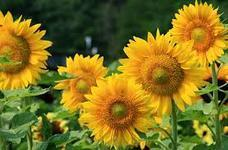
#> input picture Convolution (cópia)/girassol.jpeg, 228 x 150 px
$ python convolution.py girassol.jpeg dog.png 5
#> lines starting #> are read from the running program, lines starting #| are printed output that depends on the picture
import cv2 as cv
import numpy as np
import matplotlib.pyplot as plt
import sys

#Lê o arquivo converte valores para inteiro e estrutura em forma de matriz
def create_kernel(file):
    kernel_file = open(file,'r').read().splitlines()
    matrix_string = []
    matrix_int = []
    row = []
    for e in kernel_file:
        matrix_string.append(e.split(' '))
    i = 0
    j = 0
    count = 0
    while count < len(matrix_string[0]) * len(matrix_string):
        row.append(int(matrix_string[i][j]))
        count += 1
        j += 1
        if len(row) == len(matrix_string):
            j = 0
            i += 1
            matrix_int.append(row)
            row = []
    return(matrix_int)

def multiplies(stride, gray_img, factor, kernel):
    #Valores que acessam o elemento "esquerda superior" a partir do elemento de referência
    img_i = stride[0] - factor
    img_j = stride[1] - factor
    sum = 0
    count = 0
    kernel_i = 0
    kernel_j = 0
    while count < len(kernel)**2:
        if kernel_j == len(kernel):
            kernel_i += 1
            kernel_j = 0
            img_i += 1
            img_j = stride[1] - factor
        count += 1
        sum += kernel[kernel_i][kernel_j] * gray_img[img_i][img_j]
        img_j += 1
        kernel_j += 1
    return sum

def convolution(img, file, step):
#> called with img = 'girassol.jpeg', file = 'dog.png', step = 5
    gray_img = cv.cvtColor(cv.imread(img), cv.COLOR_BGR2GRAY)
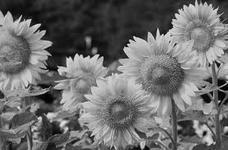
#> gray_img: shape (150, 228); min 0, max 244, mean 108
    #Cria a matriz kernel a partir do arquivo
    kernel = create_kernel(file)

    #Distancia entre o pixel de referencia (pixel do stride) e os pixels mais externos
    factor = len(kernel) // 2

    #Lista com o pixel de referencia
    stride = [factor, factor]

    convolution_matrix = []
    convolution_row = []


    count_line = 1
    count_column = 1

    while count_line <= ((len(gray_img) - (factor * 2)) // step) - 1:
        if count_column == ((len(gray_img[0]) - (factor * 2)) // step) + 1:
            count_column = 1
            stride[0] += step
            stride[1] = factor
            convolution_matrix.append(convolution_row)
            convolution_row = []
            count_line += 1

        count_column += 1
        summ =  multiplies(stride, gray_img, factor, kernel)
        convolution_row.append(summ)
        stride[1] += step


    #Converte a matriz do python para uma matriz do numpy
    img_out8 = np.uint8(convolution_matrix)
    img_out16 = np.uint16(convolution_matrix)
    img_out32 = np.uint32(convolution_matrix)

    #Plota as imagens
    plt.subplot(2,2,1),plt.imshow(gray_img,cmap = 'gray')
    plt.title('Original'), plt.xticks([]), plt.yticks([])
    plt.subplot(2,2,2),plt.imshow(img_out8,cmap = 'gray')
    plt.title('uint8'), plt.xticks([]), plt.yticks([])
    plt.subplot(2,2,3),plt.imshow(img_out16,cmap = 'gray')
    plt.title('uint16'), plt.xticks([]), plt.yticks([])
    plt.subplot(2,2,4),plt.imshow(img_out32,cmap = 'gray')
    plt.title('uint32'), plt.xticks([]), plt.yticks([])
    plt.show()
    cv.waitKey(0)
    plt.close('all')
#> (the run stopped early here; a loop or call above may not have finished)

$ run again, on Convolution (cópia)/golden_gate.jpg
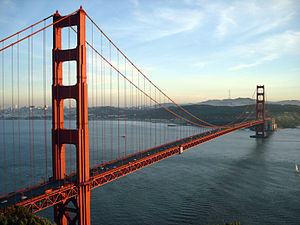
#> input picture Convolution (cópia)/golden_gate.jpg, 300 x 225 px
#> in convolution, `gray_img = cv.cvtColor(cv.imread(img), cv.COLOR_BGR2GRAY)`:
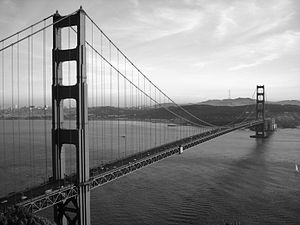
#> gray_img: shape (225, 300); min 0, max 255, mean 136.3
